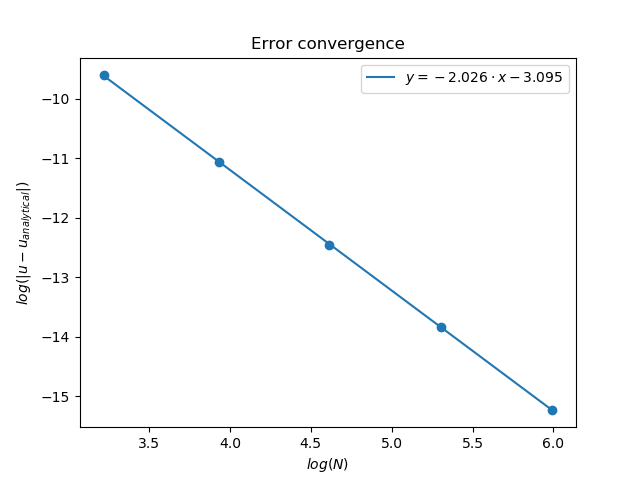

The script that saved this image:
import matplotlib.pyplot as plt
import numpy as np

def anal(x, y):
    return np.cos(2*x)*np.exp(-2*y)

def read_nalgebra_matrix(matrix_file):
    with open(matrix_file) as f:
        s = f.read()

    values = []
    for line in s.split('\n'):
        values.append([])
        for word in line.split():
            try:
                val = float(word)
                values[-1].append(val)
            except ValueError:
                pass
    values = list(filter(lambda x: x != [], values))

    return np.array(values)

def get_middle_val(i):
    f = "solution_size_{}.mat".format(i)
    m = read_nalgebra_matrix(f)
    return m[int(i/2), int(i/2)]

sizes = [25, 51, 101, 201, 401]
a = np.array([ get_middle_val(i) for i in sizes ])
print(a)
print(anal(0.5, 0.5))
print(a - anal(0.5, 0.5))

x = np.log(sizes)
y = np.log(np.abs(a - anal(0.5, 0.5)))
plt.scatter(x, y)

from scipy.optimize import curve_fit
p, _ = curve_fit( lambda x,a,b: a*x + b, x, y,)
print(p)

plt.plot(x, p[0]*x + p[1], label=r"$y = {:.3f} \cdot x {:.3f}$".format(p[0], p[1]))

plt.legend()
plt.xlabel(r"$log(N)$")
plt.ylabel(r"$log(|u - u_{analytical}|)$")
plt.title("Error convergence")
plt.savefig("error.png")

